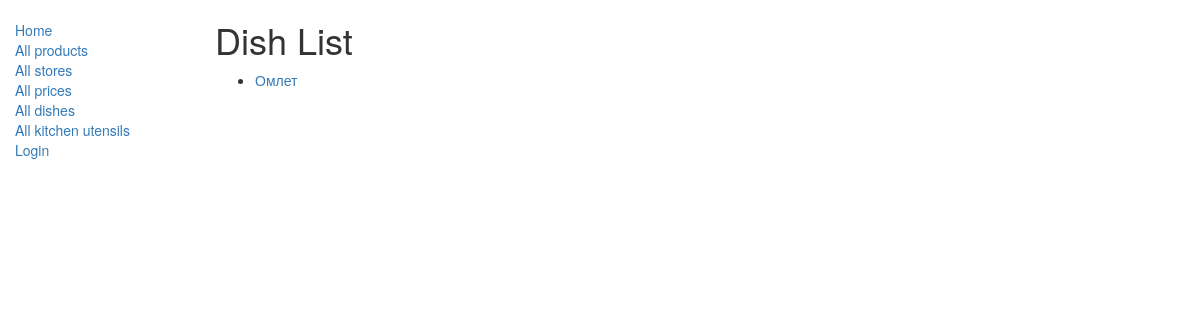
Page /catalog/dishes/ on the earlier database version.
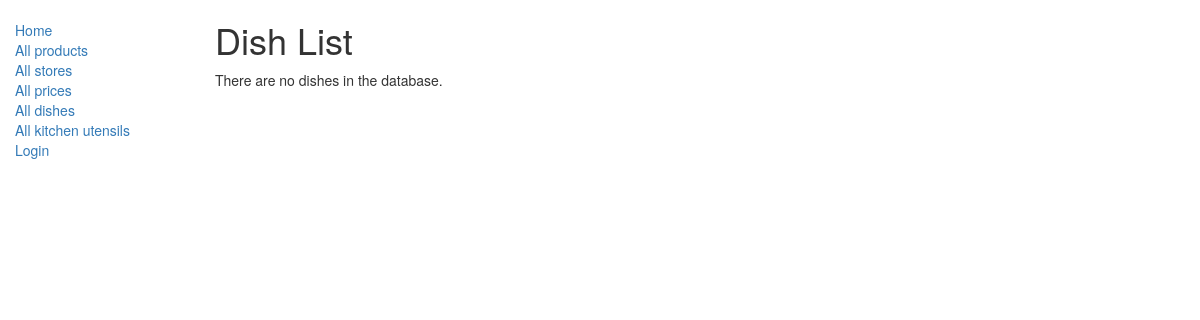
Same page on the later database version.
### catalog/models.py (models this page shows, shortened)
class Dish(models.Model):
    name = models.CharField(max_length=200)
    recipe = models.CharField(max_length=100000)
    kitchen_utensils = models.ManyToManyField('KitchenUtensil', blank=False)
    products = models.ManyToManyField('ProductAmount', blank=True)
    who_added = models.ForeignKey(User, on_delete=models.CASCADE, related_name='who_added_to_dish_type', null=True)
    favorite = models.ManyToManyField(User, blank=True, related_name='favorite_dish_type')
    def get_absolute_url(self):
        return reverse('dish-detail', args=[str(self.id)])

### catalog/views.py (the view)
class DishListView(generic.ListView):
    model = Dish
    paginate_by = 20

### catalog/templates/catalog/dish_list.html
{% extends "base_generic.html" %}
{% block content %}
    <h1>Dish List</h1>
    {% if dish_list %}
    <ul>
      {% for dish in dish_list %}
      <li>
        <a href="{{ dish.get_absolute_url }}">{{ dish.name }}</a>
      </li>
      {% endfor %}
    </ul>
    {% else %}
      <p>There are no dishes in the database.</p>
    {% endif %}
{% endblock %}

Differences in the rows shown:
removed Dish: name "Омлет"
Other differences:
text now shown: "There are no dishes in the database."
